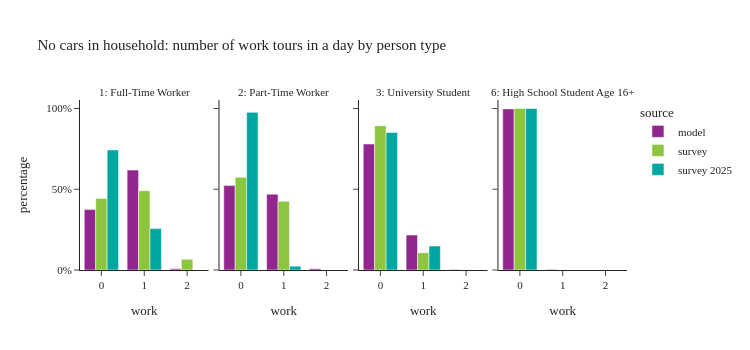

Here is the notebook cell this chart was saved with:
### Code cell
plot_work_tour_ptype(per_data[(per_data['ptype'].isin(worker_ptype)) & (per_data['auto_ownership'] == 0)],"No cars in household: number of work tours in a day by person type")

### Figure 1 — Plotly figure (JSON) as saved in the notebook; plotly's stock layout.template omitted (floating-point values rounded to 4 significant figures)
{"data": [{"alignmentgroup": "True", "customdata": [[28322], [46864], [539]], "hovertemplate": "source=model<br>ptype_label=1: Full-Time Worker<br>work=%{x}<br>percentage=%{y}<br>sample_size=%{customdata[0]}<extra></extra>", "legendgroup": "model", "marker": {"color": "#91268F", "pattern": {"shape": ""}}, "name": "model", "offsetgroup": "model", "orientation": "v", "showlegend": true, "textposition": "auto", "type": "bar", "x": [0.0, 1.0, 2.0], "xaxis": "x", "y": [0.374, 0.6189, 0.007118], "yaxis": "y"}, {"alignmentgroup": "True", "customdata": [[7899], [7093], [123]], "hovertemplate": "source=model<br>ptype_label=2: Part-Time Worker<br>work=%{x}<br>percentage=%{y}<br>sample_size=%{customdata[0]}<extra></extra>", "legendgroup": "model", "marker": {"color": "#91268F", "pattern": {"shape": ""}}, "name": "model", "offsetgroup": "model", "orientation": "v", "showlegend": false, "textposition": "auto", "type": "bar", "x": [0.0, 1.0, 2.0], "xaxis": "x2", "y": [0.5226, 0.4693, 0.008138], "yaxis": "y2"}, {"alignmentgroup": "True", "customdata": [[16904], [4687], [75]], "hovertemplate": "source=model<br>ptype_label=3: University Student<br>work=%{x}<br>percentage=%{y}<br>sample_size=%{customdata[0]}<extra></extra>", "legendgroup": "model", "marker": {"color": "#91268F", "pattern": {"shape": ""}}, "name": "model", "offsetgroup": "model", "orientation": "v", "showlegend": false, "textposition": "auto", "type": "bar", "x": [0.0, 1.0, 2.0], "xaxis": "x3", "y": [0.7802, 0.2163, 0.003462], "yaxis": "y3"}, {"alignmentgroup": "True", "customdata": [[2038], [5]], "hovertemplate": "source=model<br>ptype_label=6: High School Student Age 16+<br>work=%{x}<br>percentage=%{y}<br>sample_size=%{customdata[0]}<extra></extra>", "legendgroup": "model", "marker": {"color": "#91268F", "pattern": {"shape": ""}}, "name": "model", "offsetgroup": "model", "orientation": "v", "showlegend": false, "textposition": "auto", "type": "bar", "x": [0.0, 1.0], "xaxis": "x4", "y": [0.9976, 0.002447], "yaxis": "y4"}, {"alignmentgroup": "True", "customdata": [[180], [143], [4]], "hovertemplate": "source=survey<br>ptype_label=1: Full-Time Worker<br>work=%{x}<br>percentage=%{y}<br>sample_size=%{customdata[0]}<extra></extra>", "legendgroup": "survey", "marker": {"color": "#8CC63E", "pattern": {"shape": ""}}, "name": "survey", "offsetgroup": "survey", "orientation": "v", "showlegend": true, "textposition": "auto", "type": "bar", "x": [0.0, 1.0, 2.0], "xaxis": "x", "y": [0.4431, 0.4907, 0.06614], "yaxis": "y"}, {"alignmentgroup": "True", "customdata": [[66], [31]], "hovertemplate": "source=survey<br>ptype_label=2: Part-Time Worker<br>work=%{x}<br>percentage=%{y}<br>sample_size=%{customdata[0]}<extra></extra>", "legendgroup": "survey", "marker": {"color": "#8CC63E", "pattern": {"shape": ""}}, "name": "survey", "offsetgroup": "survey", "orientation": "v", "showlegend": false, "textposition": "auto", "type": "bar", "x": [0.0, 1.0], "xaxis": "x2", "y": [0.5742, 0.4258], "yaxis": "y2"}, {"alignmentgroup": "True", "customdata": [[72], [13]], "hovertemplate": "source=survey<br>ptype_label=3: University Student<br>work=%{x}<br>percentage=%{y}<br>sample_size=%{customdata[0]}<extra></extra>", "legendgroup": "survey", "marker": {"color": "#8CC63E", "pattern": {"shape": ""}}, "name": "survey", "offsetgroup": "survey", "orientation": "v", "showlegend": false, "textposition": "auto", "type": "bar", "x": [0.0, 1.0], "xaxis": "x3", "y": [0.8932, 0.1068], "yaxis": "y3"}, {"alignmentgroup": "True", "customdata": [[2]], "hovertemplate": "source=survey<br>ptype_label=6: High School Student Age 16+<br>work=%{x}<br>percentage=%{y}<br>sample_size=%{customdata[0]}<extra></extra>", "legendgroup": "survey", "marker": {"color": "#8CC63E", "pattern": {"shape": ""}}, "name": "survey", "offsetgroup": "survey", "orientation": "v", "showlegend": false, "textposition": "auto", "type": "bar", "x": [0.0], "xaxis": "x4", "y": [1.0], "yaxis": "y4"}, {"alignmentgroup": "True", "customdata": [[80], [17]], "hovertemplate": "source=survey 2025<br>ptype_label=1: Full-Time Worker<br>work=%{x}<br>percentage=%{y}<br>sample_size=%{customdata[0]}<extra></extra>", "legendgroup": "survey 2025", "marker": {"color": "#00A7A0", "pattern": {"shape": ""}}, "name": "survey 2025", "offsetgroup": "survey 2025", "orientation": "v", "showlegend": true, "textposition": "auto", "type": "bar", "x": [0.0, 1.0], "xaxis": "x", "y": [0.7436, 0.2564], "yaxis": "y"}, {"alignmentgroup": "True", "customdata": [[17], [2]], "hovertemplate": "source=survey 2025<br>ptype_label=2: Part-Time Worker<br>work=%{x}<br>percentage=%{y}<br>sample_size=%{customdata[0]}<extra></extra>", "legendgroup": "survey 2025", "marker": {"color": "#00A7A0", "pattern": {"shape": ""}}, "name": "survey 2025", "offsetgroup": "survey 2025", "orientation": "v", "showlegend": false, "textposition": "auto", "type": "bar", "x": [0.0, 1.0], "xaxis": "x2", "y": [0.9762, 0.02381], "yaxis": "y2"}, {"alignmentgroup": "True", "customdata": [[11], [2]], "hovertemplate": "source=survey 2025<br>ptype_label=3: University Student<br>work=%{x}<br>percentage=%{y}<br>sample_size=%{customdata[0]}<extra></extra>", "legendgroup": "survey 2025", "marker": {"color": "#00A7A0", "pattern": {"shape": ""}}, "name": "survey 2025", "offsetgroup": "survey 2025", "orientation": "v", "showlegend": false, "textposition": "auto", "type": "bar", "x": [0.0, 1.0], "xaxis": "x3", "y": [0.8515, 0.1485], "yaxis": "y3"}, {"alignmentgroup": "True", "customdata": [[1]], "hovertemplate": "source=survey 2025<br>ptype_label=6: High School Student Age 16+<br>work=%{x}<br>percentage=%{y}<br>sample_size=%{customdata[0]}<extra></extra>", "legendgroup": "survey 2025", "marker": {"color": "#00A7A0", "pattern": {"shape": ""}}, "name": "survey 2025", "offsetgroup": "survey 2025", "orientation": "v", "showlegend": false, "textposition": "auto", "type": "bar", "x": [0.0], "xaxis": "x4", "y": [1.0], "yaxis": "y4"}], "layout": {"annotations": [{"font": {}, "showarrow": false, "text": "1: Full-Time Worker", "x": 0.1175, "xanchor": "center", "xref": "paper", "y": 1.0, "yanchor": "bottom", "yref": "paper"}, {"font": {}, "showarrow": false, "text": "2: Part-Time Worker", "x": 0.3725, "xanchor": "center", "xref": "paper", "y": 1.0, "yanchor": "bottom", "yref": "paper"}, {"font": {}, "showarrow": false, "text": "3: University Student", "x": 0.6275, "xanchor": "center", "xref": "paper", "y": 1.0, "yanchor": "bottom", "yref": "paper"}, {"font": {}, "showarrow": false, "text": "6: High School Student Age 16+", "x": 0.8825, "xanchor": "center", "xref": "paper", "y": 1.0, "yanchor": "bottom", "yref": "paper"}], "barmode": "group", "height": 350, "legend": {"title": {"text": "source"}, "tracegroupgap": 0}, "title": {"text": "No cars in household: number of work tours in a day by person type"}, "width": 750, "xaxis": {"anchor": "y", "domain": [0.0, 0.235], "title": {"text": "work"}}, "xaxis2": {"anchor": "y2", "domain": [0.255, 0.49], "matches": "x", "title": {"text": "work"}}, "xaxis3": {"anchor": "y3", "domain": [0.51, 0.745], "matches": "x", "title": {"text": "work"}}, "xaxis4": {"anchor": "y4", "domain": [0.765, 1.0], "matches": "x", "title": {"text": "work"}}, "yaxis": {"anchor": "x", "domain": [0.0, 1.0], "tickformat": ".0%", "title": {"text": "percentage"}}, "yaxis2": {"anchor": "x2", "domain": [0.0, 1.0], "matches": "y", "showticklabels": false, "tickformat": ".0%"}, "yaxis3": {"anchor": "x3", "domain": [0.0, 1.0], "matches": "y", "showticklabels": false}, "yaxis4": {"anchor": "x4", "domain": [0.0, 1.0], "matches": "y", "showticklabels": false}}}
